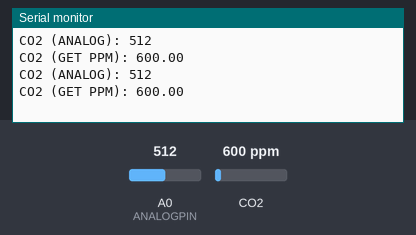
The sketch below on a simulated Arduino Uno, built with avr-gcc and run on an emulated ATmega328P. Parts: the last lines printed to the serial monitor. Inputs (shaded band) come from the test bench; at power-on: CO2 600 ppm, A0 (ANALOGPIN) = 512.

Above: at 2.2 s.
2.3 s: CO2 set to 452 ppm
At 3.6 s:
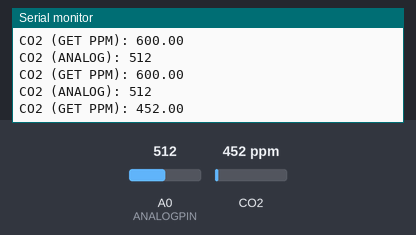
3.8 s: A0 (ANALOGPIN) set to 716
At 4.8 s:
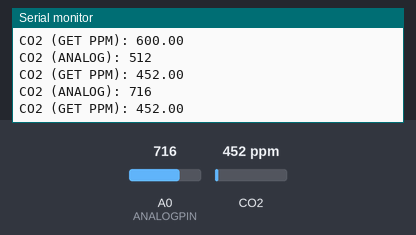
5.3 s: CO2 set to 1050 ppm
At 6.6 s:
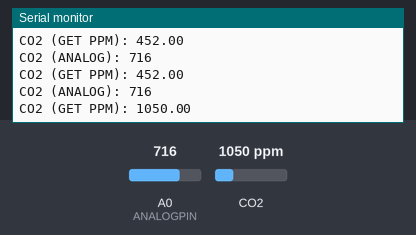
6.8 s: A0 (ANALOGPIN) set to 900
At 7.5 s:
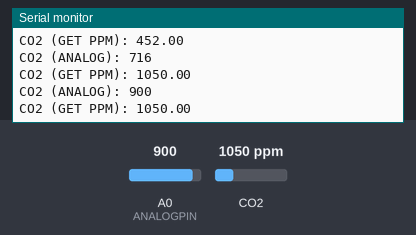
Timing chart, 0 to 9.3 s (numbered marks = the images above; inputs shaded):
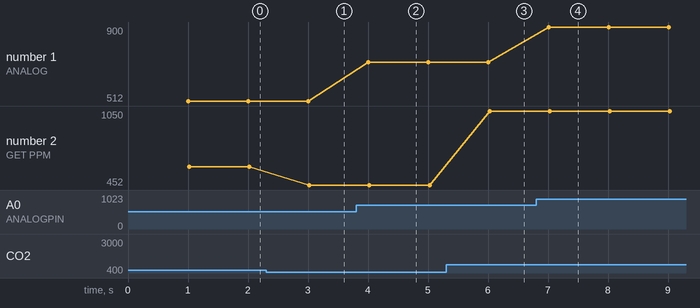

Measured:
- after the input at 2.3 s, the serial monitor: prints a new line after 0.72 s (image 1)
- after the input at 3.8 s, the serial monitor: prints a new line after 0.21 s (image 2)
- after the input at 5.3 s, the serial monitor: prints a new line after 0.73 s (image 3)
- after the input at 6.8 s, the serial monitor: prints a new line after 0.21 s (image 4)
- plotted number 1: 512 → 716 after the input at 3.8 s, 716 → 900 after the input at 6.8 s
- plotted number 2: 600 → 452 after the input at 2.3 s, 452 → 1050 after the input at 5.3 s

The sketch:

arduino-co2-detector.ino
```cpp
#include "MQ135.h"
#define ANALOGPIN A0            // Analog PIN on the board
#define RZERO 336.37            // RZERO Calibration Value
#define RL    20                // Resistance on MQ sensor
#define CALIBRATE_MODE false    // Calibration should be done outdoors
#define CALIBRATION_SAMPLES 100
MQ135 gasSensor = MQ135(ANALOGPIN, RZERO, RL);

float calibration() {
  Serial.println("Calibrating MQ135...");

  float rzero = 0;
  float sumRzero = 0;
  for (int i = 0; i < CALIBRATION_SAMPLES; i++) {
    rzero = gasSensor.getRZero();
    sumRzero += rzero;

    Serial.println("Sample " + String(i) + ": " + String(rzero));
    delay(1500);
  }

  float averageRzero = sumRzero / CALIBRATION_SAMPLES;
  Serial.println("OK");
  Serial.println("Average Rzero: " + String(averageRzero));
  Serial.println("Now you can use this RZERO for indoor monitoring");

  return averageRzero;
}

void setup()
{
  Serial.begin(9600);
  delay(1000);

  if (CALIBRATE_MODE) {
    Serial.println("Program running for calibration");
    float averageRzero = calibration();

    gasSensor = MQ135(ANALOGPIN, averageRzero, RL);
    delay(500);
  }
}

void loop() {
  int analog = analogRead(ANALOGPIN);
  Serial.print("CO2 (ANALOG): ");
  Serial.println(analog);

  float ppm = gasSensor.getPPM();
  Serial.print("CO2 (GET PPM): ");
  Serial.println(ppm);
  delay(1000);
}
```
